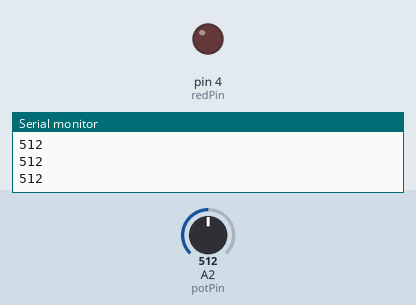
Simulated run of this sketch. Board: Arduino Uno, built with avr-gcc and run on an emulated ATmega328P. Parts: output pins drawn as LEDs (lit = HIGH), the last lines printed to the serial monitor. Inputs (shaded band) come from the test bench; at power-on: A2 (potPin) = 512.

Above: at 1.2 s.
1.3 s: A2 (potPin) set to 989
2.8 s: A2 (potPin) set to 1018
At 3.4 s:
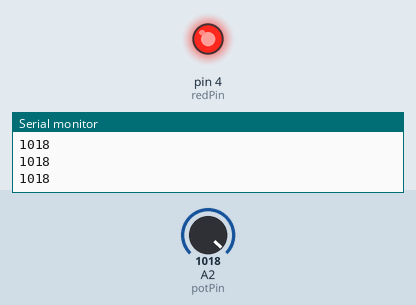
4.4 s: A2 (potPin) set to 990
At 5.7 s:
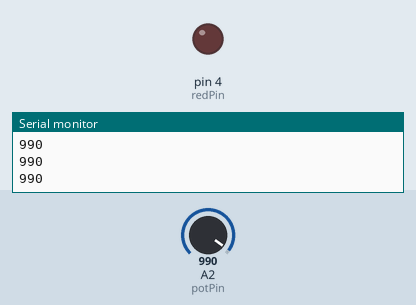
6.0 s: A2 (potPin) set to 1010
At 7.4 s:
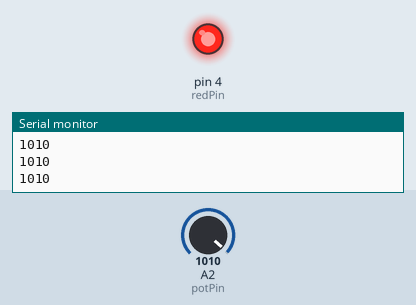
Timing chart, 0 to 8.6 s (numbered marks = the images above; inputs shaded):
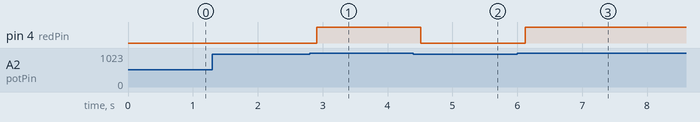

The sketch:

12._While_Loops_with_LED.ino
```cpp
int potVal;
int t=100;
int potPin=A2;
int redPin=4;

void setup() {
  // put your setup code here, to run once:
Serial.begin(9600);
pinMode(potPin,INPUT);
pinMode(redPin,OUTPUT);
}

void loop() {
  // put your main code here, to run repeatedly:
potVal=analogRead(potPin);
Serial.println(potVal);
delay(t);

while(potVal>1000)
{
  digitalWrite(redPin,HIGH);
  potVal=analogRead(potPin);
  Serial.println(potVal);
  delay(t);
}
digitalWrite(redPin,LOW);
}
```

Measured:
- the behaviour switches between 1000 and 1001 on A2 (potPin) (found by bisection; images 0 and 1)
- after the input at 2.8 s, pin 4 (redPin): LOW → HIGH after 0.11 s
- after the input at 4.4 s, pin 4 (redPin): HIGH → LOW after 0.11 s
- after the input at 6.0 s, pin 4 (redPin): LOW → HIGH after 0.12 s
